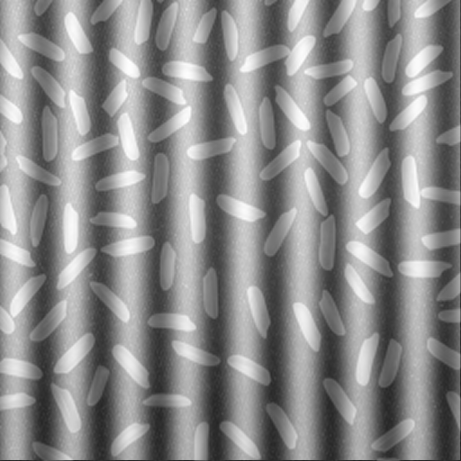
#> input picture 1_wIXlvBeAFtNVgJd49VObgQ_sinus.png, 461 x 461 px
$ python project1.py
#> lines starting #> are read from the running program, lines starting #| are printed output that depends on the picture; after the words box and inside, x2 and y2 are one past the last pixel; in counts of white or black regions, pixels touching at a corner belong together
import cv2
import numpy as np

def stackImages(scale,imgArray):
    rows = len(imgArray)
    cols = len(imgArray[0])
    rowsAvailable = isinstance(imgArray[0], list)
    width = imgArray[0][0].shape[1]
    height = imgArray[0][0].shape[0]
    if rowsAvailable:
        for x in range ( 0, rows):
            for y in range(0, cols):
                if imgArray[x][y].shape[:2] == imgArray[0][0].shape [:2]:
                    imgArray[x][y] = cv2.resize(imgArray[x][y], (0, 0), None, scale, scale)
                else:
                    imgArray[x][y] = cv2.resize(imgArray[x][y], (imgArray[0][0].shape[1], imgArray[0][0].shape[0]), None, scale, scale)
                if len(imgArray[x][y].shape) == 2: imgArray[x][y]= cv2.cvtColor( imgArray[x][y], cv2.COLOR_GRAY2BGR)
        imageBlank = np.zeros((height, width, 3), np.uint8)
        hor = [imageBlank]*rows
        #hor_con = [imageBlank]*rows
        for x in range(0, rows):
            hor[x] = np.hstack(imgArray[x])
        ver = np.vstack(hor)
    else:
        for x in range(0, rows):
            if imgArray[x].shape[:2] == imgArray[0].shape[:2]:
                imgArray[x] = cv2.resize(imgArray[x], (0, 0), None, scale, scale)
            else:
                imgArray[x] = cv2.resize(imgArray[x], (imgArray[0].shape[1], imgArray[0].shape[0]), None,scale, scale)
            if len(imgArray[x].shape) == 2: imgArray[x] = cv2.cvtColor(imgArray[x], cv2.COLOR_GRAY2BGR)
        hor= np.hstack(imgArray)
        ver = hor
    return ver


def getContours(img):
    contours,hierarchy = cv2.findContours(img,cv2.RETR_EXTERNAL,cv2.CHAIN_APPROX_NONE)
    obj_count = 0
    for cnt in contours:
        area = cv2.contourArea(cnt)
        #print(area)
        if area>10:
            obj_count+=1
            cv2.drawContours(imgContour, cnt, -1, (255, 0, 0), 3)
            peri = cv2.arcLength(cnt,True)
            approx = cv2.approxPolyDP(cnt,0.02*peri,True)
            x, y, w, h = cv2.boundingRect(approx)
            cv2.rectangle(imgContour,(x,y),(x+w,y+h),(0,255,0),2)
    return obj_count

path= "1_wIXlvBeAFtNVgJd49VObgQ_sinus.png"

img = cv2.imread(path)
#> img is the input picture: shape (461, 461, 3); min 37, max 255, mean 140.2
imgContour = img.copy()

imgGray = cv2.cvtColor(img,cv2.COLOR_BGR2GRAY)
#imgBlur = cv2.GaussianBlur(imgGray,(3,3),1)

imgBlur = cv2.medianBlur(imgGray,3)#dùng khi ảnh có nhiễu dạng muối tiêu
#ret2,th2 = cv2.threshold(imgBlur,0,255,cv2.THRESH_BINARY+cv2.THRESH_OTSU)

imgCanny = cv2.Canny(imgBlur,50,50)
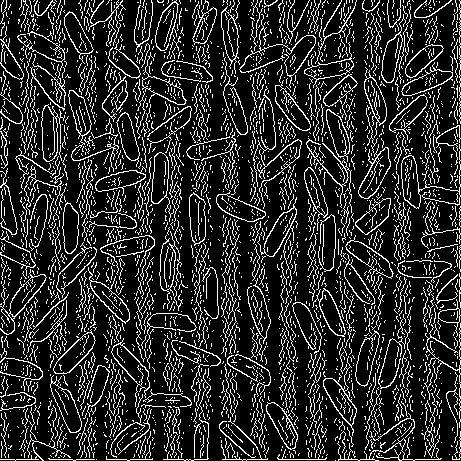
#> imgCanny: shape (461, 461); 17.1% white in thin lines or dots
obj_count = getContours(imgCanny)
#> in getContours, `contours,hierarchy = cv2.findContours(img,cv2.RETR_EXTERNAL,cv2.CHAIN_..`: contours = 2751 contours, 2670 with area under 20; largest, box (x1, y1, x2, y2) and area: (53, 329, 96, 374) 790, (358, 144, 391, 199) 782, (111, 338, 150, 407) 763, (50, 375, 82, 433) 754, (401, 144, 461, 209) 740
#> the loop in getContours, `for cnt in contours:` made 2751 passes
#> (area, peri, approx, x, y, w, h) on pass 1031: (27.5, 112.8, [[68, 292], [35, 327], [33, 325], [33, 329]], 33, 292, 36, 38)
#> (area, peri, x, y, w, h) on passes 112, 125, 173, 223, 246, 262: (58, 550.1, 337, 437, 105, 24), (21.5, 45.21, 170, 435, 6, 20), (22, 359.7, 0, 428, 71, 33), (27, 121.3, 219, 421, 36, 37), (27, 250.5, 221, 417, 47, 43), (21, 162.8, 117, 415, 33, 40)
#> after the loop in getContours, `for cnt in contours:`:
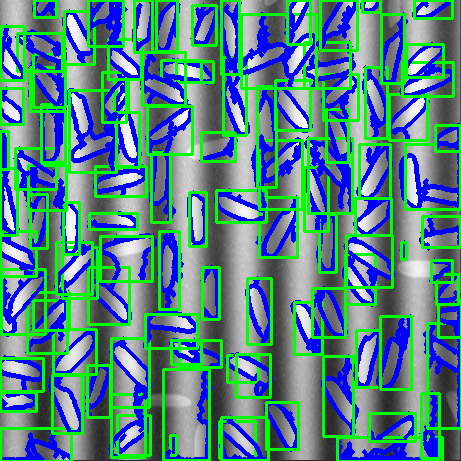
#> imgContour: shape (461, 461, 3); mean B, G, R 135.6, 133.6, 81.9
#> after the loop in getContours, `for cnt in contours:`: obj_count = 105
#> obj_count = 105

imgBlank = np.zeros_like(img)
imgStack = stackImages(0.8,([img,imgGray,imgBlur],
                            [imgCanny,imgContour,imgBlank]))
#> after the loop in stackImages, `for x in range(0, rows):`: hor = 2 items
#> in stackImages, `ver = np.vstack(hor)`:
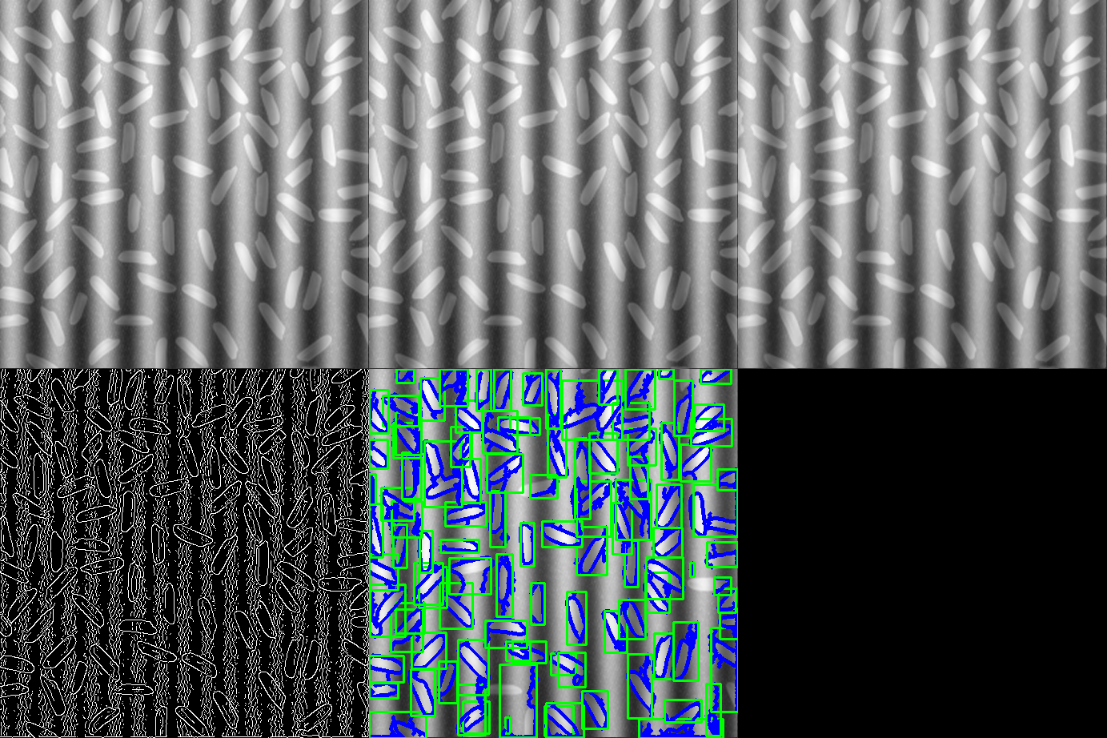
#> ver: shape (738, 1107, 3); mean of channels 0, 1, 2 99.9, 99.5, 90.9; drawn as B, G, R
print(obj_count)
#| 105
cv2.imshow("Stack", imgStack)

#plt.imshow(imgContour)
#plt.show()
cv2.waitKey(0)

$ run again, with 1_wIXlvBeAFtNVgJd49VObgQ.png copied over 1_wIXlvBeAFtNVgJd49VObgQ_sinus.png
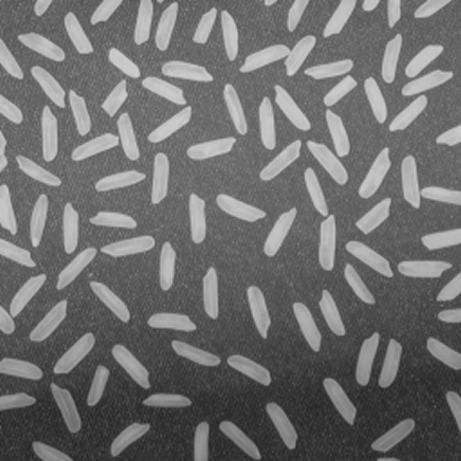
#> input picture 1_wIXlvBeAFtNVgJd49VObgQ.png, 461 x 461 px
#> img is the input picture: shape (461, 461, 3); min 34, max 211, mean 110.8
#> `imgCanny = cv2.Canny(imgBlur,50,50)`:
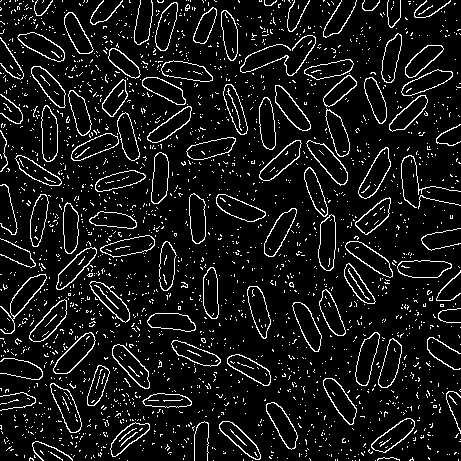
#> imgCanny: shape (461, 461); 8.7% white in thin lines or dots
#> contours = 2139 contours, 2057 with area under 20; largest, box (x1, y1, x2, y2) and area: (53, 332, 96, 374) 796, (306, 140, 348, 186) 782, (358, 147, 391, 199) 780, (318, 214, 336, 271) 756, (112, 344, 150, 389) 754
#> the loop in getContours, `for cnt in contours:` made 2139 passes
#> (area, peri, x, y, w, h) on passes 111, 214, 220, 240, 329, 366, 431, 448: (28.5, 141.1, 32, 441, 41, 20), (616.5, 117, 111, 422, 39, 35), (642, 121.7, 219, 421, 42, 39), (685, 120, 371, 418, 44, 35), (703, 126.7, 266, 403, 32, 46), (512, 114.4, 142, 393, 50, 15), (752.5, 133.6, 51, 383, 31, 50), (723.5, 125.8, 323, 378, 34, 47)
#> after the loop in getContours, `for cnt in contours:`: obj_count = 94
#> after the loop in stackImages, `for x in range(0, rows):`: hor = 2 items
#> in stackImages, `ver = np.vstack(hor)`:
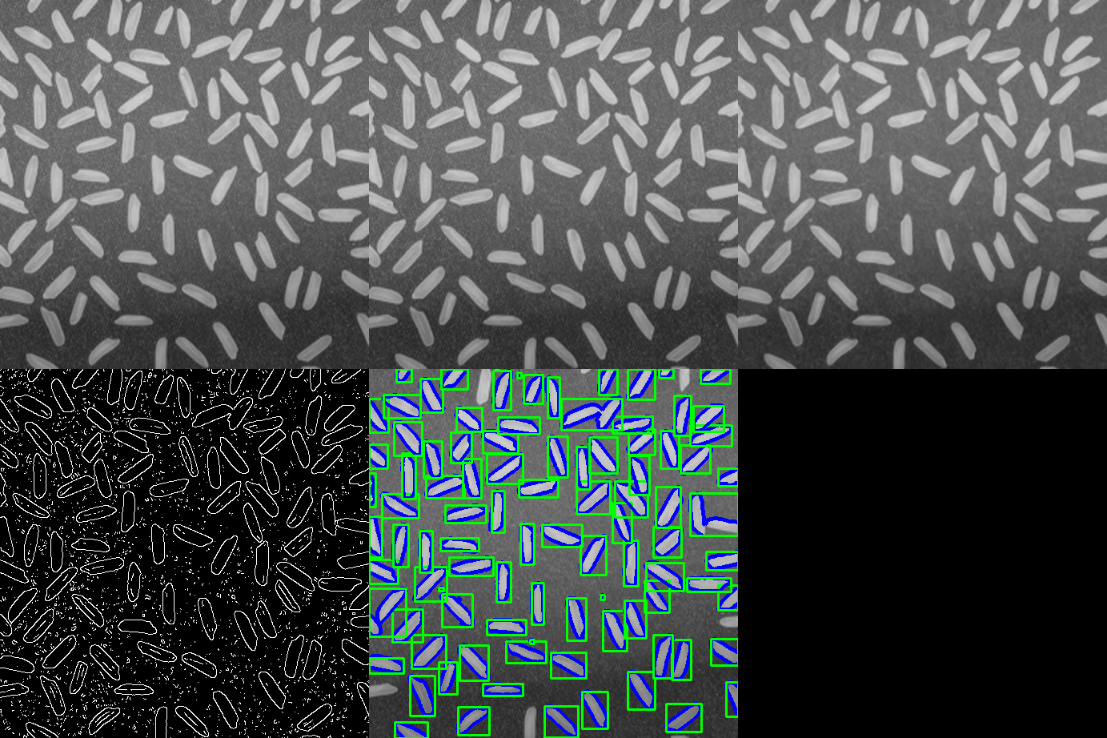
#> ver: shape (738, 1107, 3); mean of channels 0, 1, 2 77.4, 78.4, 71.3; drawn as B, G, R
#| 94
